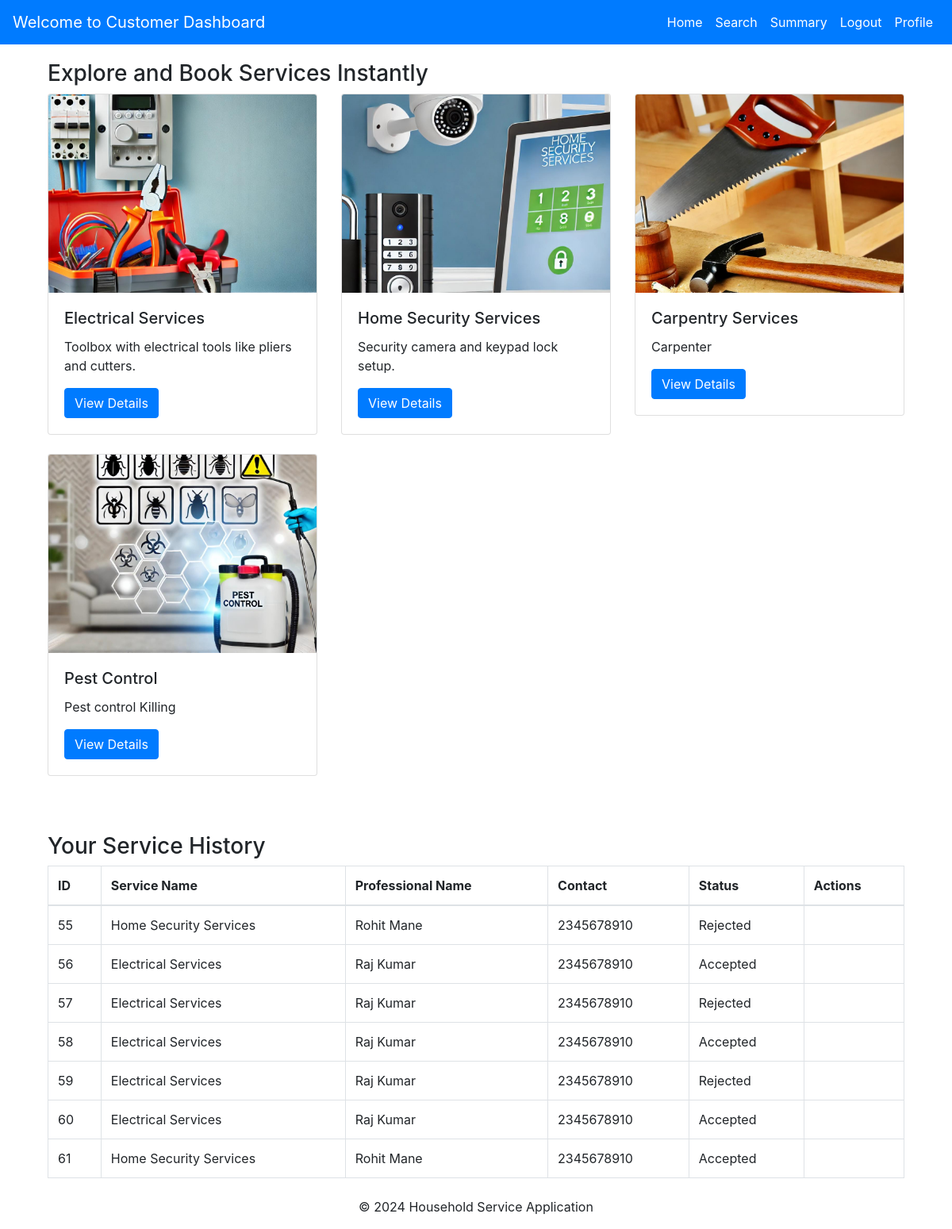
Page /customer/dashboard (signed in) on the earlier database version.
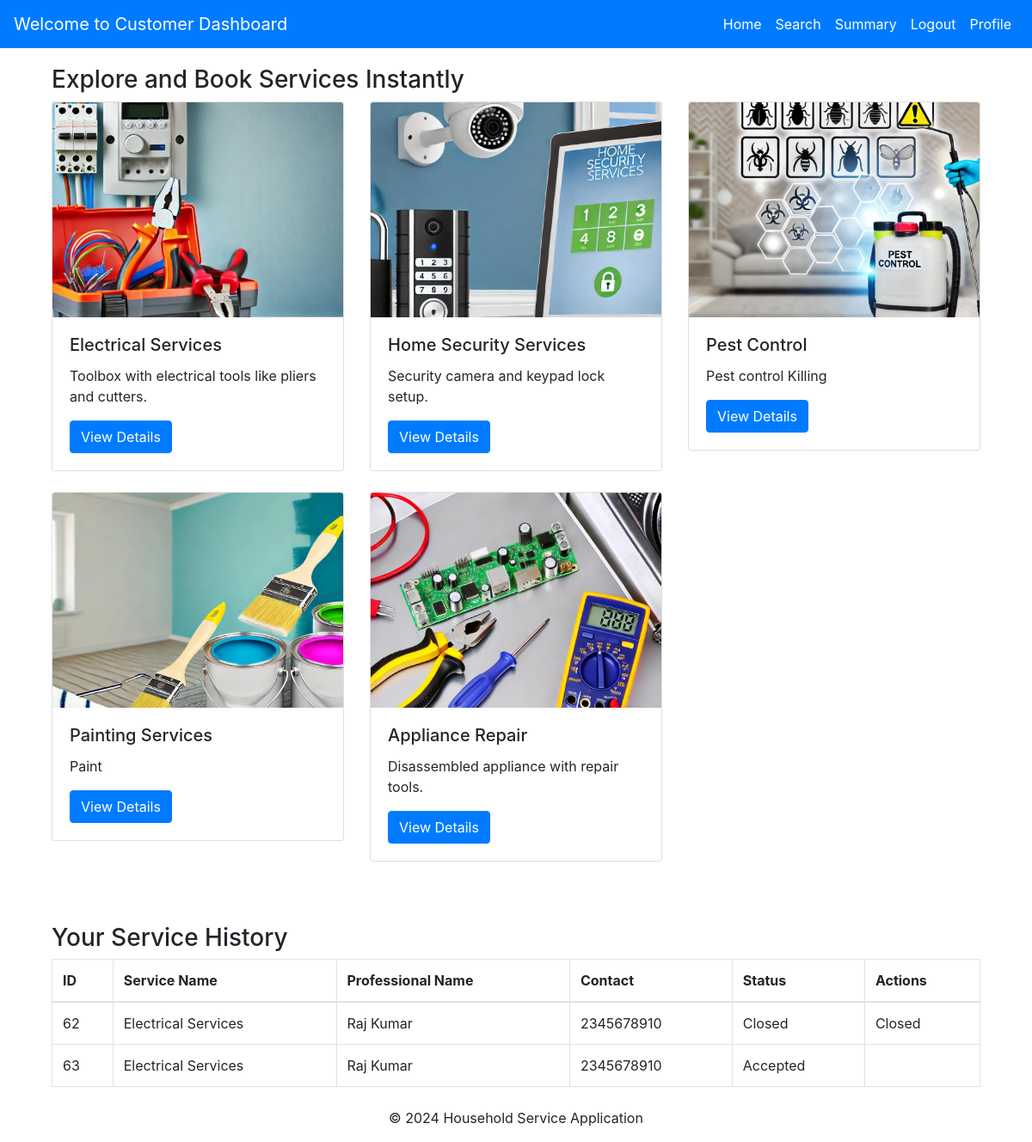
Same page on the later database version.
### models.py (models this page shows, shortened)
class Service(db.Model):
    __tablename__ = 'service'
    service_id = db.Column(db.Integer, primary_key=True, autoincrement=True, nullable=False)
    user_id = db.Column(db.Integer, db.ForeignKey('users.user_id'), default=1, nullable=True)
    prof_id = db.Column(db.Integer, db.ForeignKey('service_professionals.prof_id'), default=1, nullable=True)
    name = db.Column(db.String(100), nullable=True)
    new_service_name = db.Column(db.String(100), nullable=True)
    description = db.Column(db.Text, nullable=True)
    base_price = db.Column(db.Float, nullable=False)
    date_created = db.Column(db.DateTime, default=datetime.utcnow)
    image = db.Column(db.String(255), nullable=True)

class ServiceRequest(db.Model):
    __tablename__ = 'service_requests'
    req_id = db.Column(db.Integer, primary_key=True, autoincrement=True, nullable=False)
    user_id = db.Column(db.Integer, db.ForeignKey('users.user_id'), nullable=True)
    service_id = db.Column(db.Integer, db.ForeignKey('service.service_id'), nullable=True)
    prof_id = db.Column(db.Integer, db.ForeignKey('service_professionals.prof_id'), nullable=True)
    status = db.Column(db.String(20), default='Requested', nullable=False)
    rating = db.Column(db.Integer)
    remarks = db.Column(db.String(255))
    requested_date = db.Column(db.DateTime, default=datetime.utcnow, nullable=False)
    close_date = db.Column(db.DateTime, default=datetime.utcnow, nullable=False)
    service = db.relationship('Service', backref='requests')
    professional = db.relationship('ServiceProfessional', backref='requests')

class ServiceProfessional(UserMixin, db.Model):
    __tablename__ = 'service_professionals'
    prof_id = db.Column(db.Integer, primary_key=True, autoincrement=True, nullable=False)  # Auto-increment primary key
    username = db.Column(db.String(255), unique=True, nullable=False)  # Unique username
    password = db.Column(db.String(200), nullable=False)  # Store hashed password
    prof_name = db.Column(db.String(250), nullable=False)  # Name of the professional
    service_type = db.Column(db.String(100), nullable=False)  # Type of service offered
    experience = db.Column(db.String(100), nullable=False)  # Years of experience
    address = db.Column(db.Text, nullable=False)  # Address
    contact = db.Column(db.String(15), nullable=False)  # Contact number
    pincode = db.Column(db.String(10), nullable=False)  # Pincode/ZIP code
    date_created = db.Column(db.DateTime, default=func.now(), nullable=False)  # Automatically set to current timestamp
    status = db.Column(db.Text, default=ProfessionalStatus.PENDING, nullable=False)  # Status stored as text
    role = db.Column(db.String(50), default='service_professional', nullable=False)
    service_requests = db.relationship('ServiceRequest', backref='service_professionals', lazy=True)

### customer_routes.py (the view)
@customer_bp.route('/dashboard')
def dashboard():
    user_id = session.get('user_id')
    if not user_id:
        flash('You must log in to access the dashboard.', 'danger')
        return redirect(url_for('main.login'))  # Replace with your login route
    service_history = ServiceRequest.query.filter_by(user_id=user_id).all()
    services = Service.query.all()
    return render_template(
        'user_panel/customer_dashboard.html',
        services=services,
        service_history=service_history
    )

### templates/user_panel/customer_dashboard.html
{% extends 'user_panel/base.html' %}
{% block content %}
<div class="container">
    <section class="services">
        <h3>Explore and Book Services Instantly</h3>
        <div class="row">
            {% for service in services %}
                <div class="col-md-4 mb-4">
                    <div class="card">
                        <img src="{{ url_for('static', filename=service.image[7:]) if service.image else url_for('static', filename='uploads/default-service-image.jpg') }}"
                                 class="card-img-top" alt="{{ service.name }}" style="max-height: 250px; object-fit: cover;">
                        <div class="card-body">
                            <h5 class="card-title">{{ service.name }}</h5>
                            <p class="card-text">{{ service.description }}</p>
                            <a href="{{ url_for('customer.subcategory', service_id=service.service_id) }}"
                               class="btn btn-primary">View Details</a>
                        </div>
                    </div>
                </div>
            {% endfor %}
        </div>
    </section>
    <section class="service-history mt-5">
        <h3>Your Service History</h3>
        <table class="table table-bordered">
            <thead>
                <tr>
                    <th>ID</th>
                    <th>Service Name</th>
                    <th>Professional Name</th>
                    <th>Contact</th>
                    <th>Status</th>
                    <th>Actions</th>
                </tr>
            </thead>
            <tbody>
                {% for service_request in service_history %}
                    <tr>
                        <td>{{ service_request.req_id }}</td>
                        <td>{{ service_request.service.name }}</td>
                        <td>{{ service_request.service_professionals.prof_name if service_request.service_professionals else 'N/A' }}</td>
                        <td>{{ service_request.service_professionals.contact if service_request.service_professionals else 'N/A' }}</td>
                        <td>{{ service_request.status }}</td>
                        <td>
                            {% if service_request.status == 'Closed' %}
                                Closed
                            {% elif service_request.status == 'Requested' %}
                                <form action="{{ url_for('customer.service_feedback', request_id=service_request.req_id) }}" method="GET">
                                    <button type="submit" class="btn btn-warning">Close?</button>
                                </form>
                            {% endif %}
                        </td>
                    </tr>
                {% else %}
                    <tr>
                        <td colspan="6" class="text-center text-muted">You have not booked any services yet.</td>
                    </tr>
                {% endfor %}
            </tbody>
        </table>
    </section>
</div>
{% endblock %}

### templates/user_panel/base.html (shortened to what this page needs)
<!DOCTYPE html>
<html lang="en">
<head>
    <link rel="stylesheet" href="https://stackpath.bootstrapcdn.com/bootstrap/4.5.2/css/bootstrap.min.css">
</head>
<body>
    <nav class="navbar navbar-expand-lg navbar-dark">
        <a class="navbar-brand" href="#">Welcome to Customer Dashboard</a>
        <div class="collapse navbar-collapse" id="navbarNav">
            <ul class="navbar-nav ml-auto">
                <li class="nav-item">
                    <a class="nav-link" href="{{ url_for('main.customer_dashboard') }}">Home</a>
                </li>
                <li class="nav-item">
                    <a class="nav-link" href="{{ url_for('customer.search') }}">Search</a>
                </li>
                <li class="nav-item">
                    <a class="nav-link" href="{{ url_for('customer.summary') }}">Summary</a>
                </li>
                <li class="nav-item">
                    <a class="nav-link" href="{{ url_for('auth.logout') }}">Logout</a>
                </li>
                <li class="nav-item">
                    <a class="nav-link" href="{{ url_for('customer.profile') }}">Profile</a>
                </li>
            </ul>
        </div>
    </nav>
    <div class="container">
        {% block content %}{% endblock %}
    </div>
    <footer class="text-center mt-4">
        <p>&copy; 2024 Household Service Application</p>
    </footer>
</body>
</html>

### templates/user_panel/base.html (style rules this page uses)
.nav-link { color: #ffffff !important; }
.navbar { background-color: #007bff; }
.container { margin-top: 20px; }

Differences in the rows shown:
removed Service: image (picture), name "Carpentry Services", description "Carpenter"
removed ServiceRequest: req_id "55", service.name "Home Security Services", service_professionals "Rohit Mane", service_professionals "2345678910", status "Rejected"
removed ServiceRequest: req_id "56", service.name "Electrical Services", service_professionals "Raj Kumar", service_professionals "2345678910", status "Accepted"
removed ServiceRequest: req_id "57", service.name "Electrical Services", service_professionals "Raj Kumar", service_professionals "2345678910", status "Rejected"
removed ServiceRequest: req_id "58", service.name "Electrical Services", service_professionals "Raj Kumar", service_professionals "2345678910", status "Accepted"
removed ServiceRequest: req_id "59", service.name "Electrical Services", service_professionals "Raj Kumar", service_professionals "2345678910", status "Rejected"
removed ServiceRequest: req_id "60", service.name "Electrical Services", service_professionals "Raj Kumar", service_professionals "2345678910", status "Accepted"
removed ServiceRequest: req_id "61", service.name "Home Security Services", service_professionals "Rohit Mane", service_professionals "2345678910", status "Accepted"
added Service: image (picture), name "Painting Services", description "Paint"
added Service: image (picture), name "Appliance Repair", description "Disassembled appliance with repair tools."
added ServiceRequest: req_id "62", service.name "Electrical Services", service_professionals "Raj Kumar", service_professionals "2345678910", status "Closed"
added ServiceRequest: req_id "63", service.name "Electrical Services", service_professionals "Raj Kumar", service_professionals "2345678910", status "Accepted"
